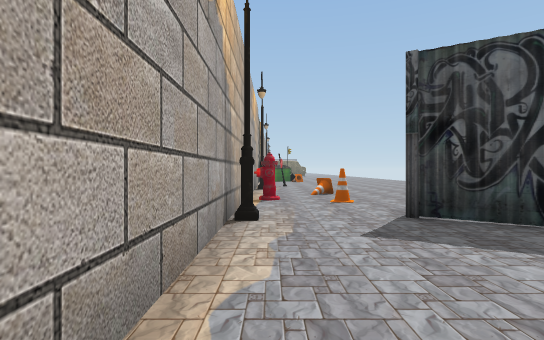
[1] (above)

16 first-person views from a walk through a 3-D level made in the Unity game engine. The camera is 1.4 m above the floor, looks level and sees 80° across. The floor is counted in squares, 2 m on a side. Each view is taken from the middle of a square. On the plan, view 1 faces up. The plan holds only what a view shows up to about 10 squares ahead; the rest is blank. The place goes on beyond the plan. The player is left out. Some surface patterns are stand-ins.

[2]
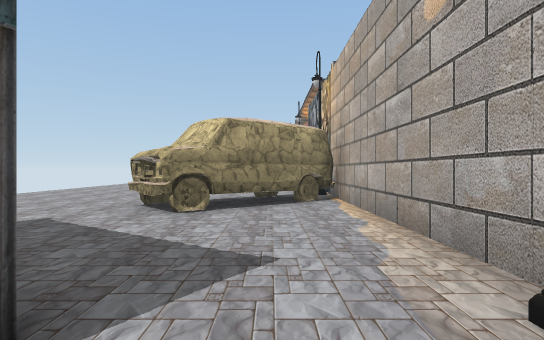

[3]
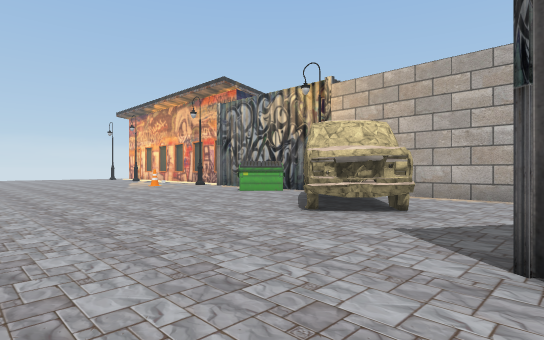

[4]
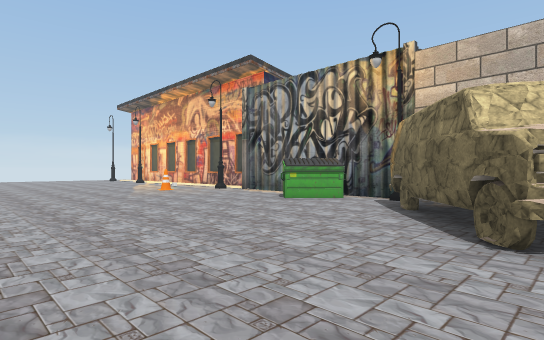

[5]
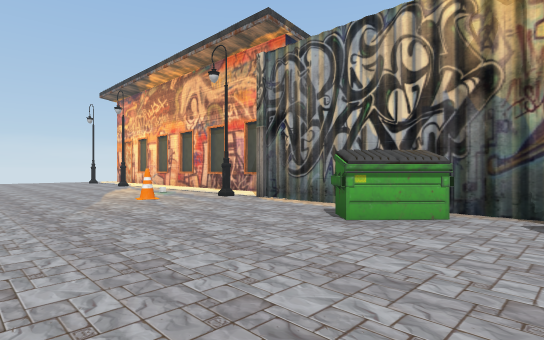

[6]
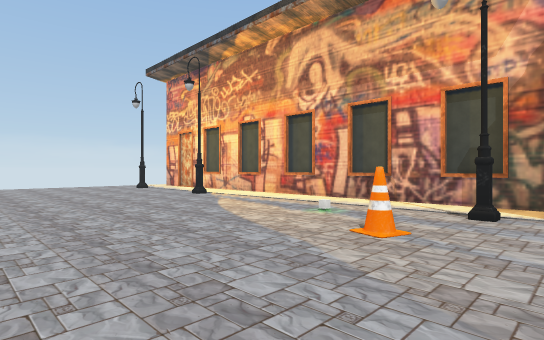

[7]
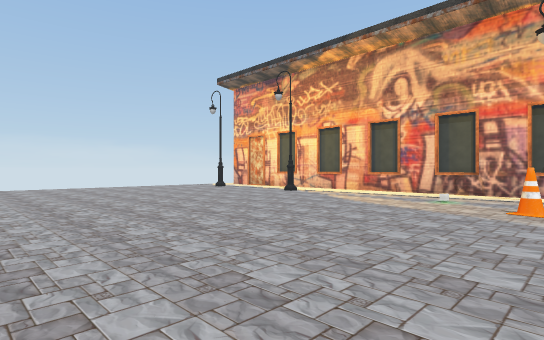

[8]
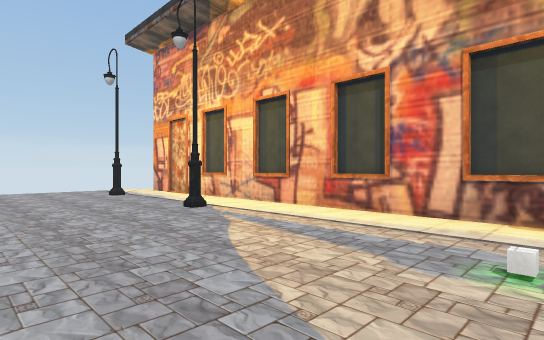

[9]
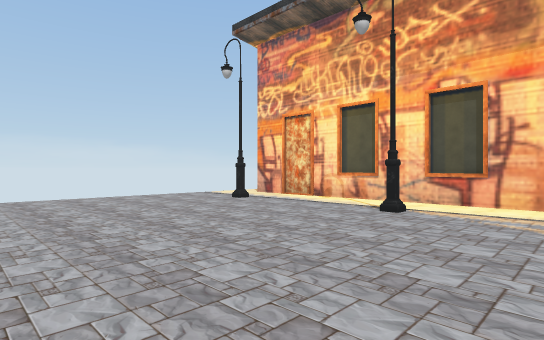

[10]
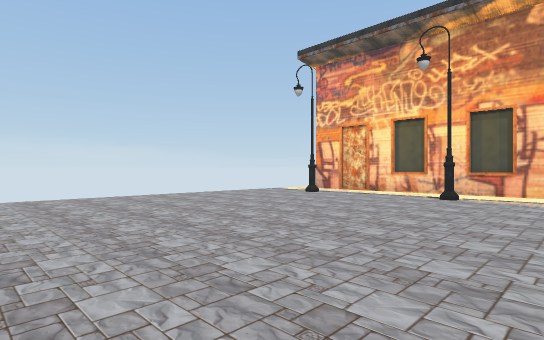

[11]
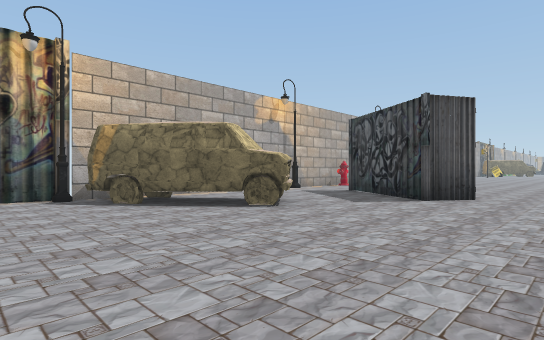

[12]
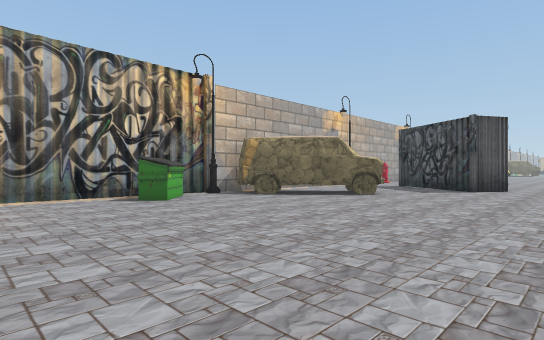

[13]
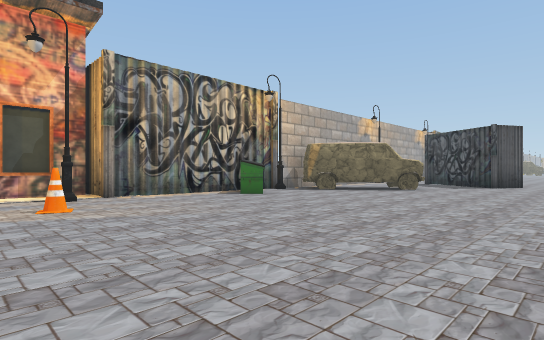

[14]
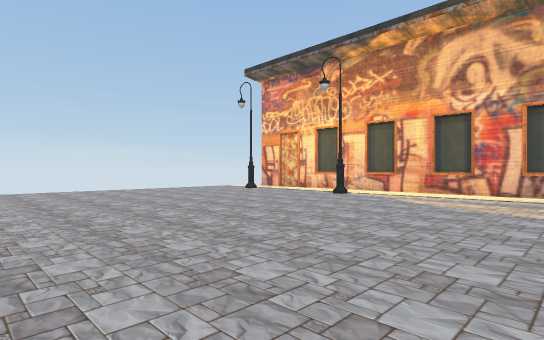

[15]
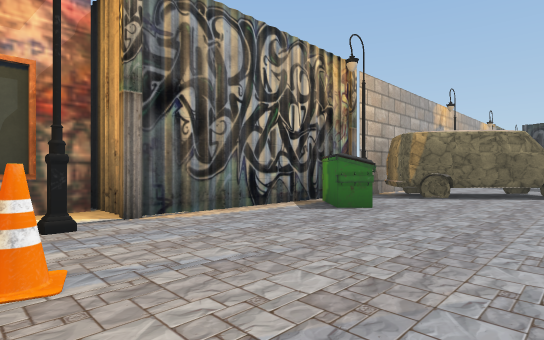

[16]
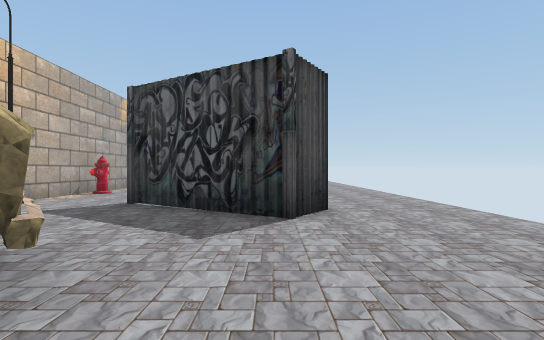

### Floor plan
Key: @ floor where view 1 was taken; # wall or solid block; . floor; C cone; T thing the floor can be seen under or through; U cube.
Columns run from 2 left of view 1 to 8 right of it. Each row starts with its distance up from view 1.
 10   .. ..
  9   ..C..
  8  ##...   ..
  7  #..C.  ...
  6  #....  ...
  5  #..##  ...
  4  #.. ## ...
  3  #....###..
  2  #.........
  1  #.........
  0  #@.TT.....
 -1  #.TTT.....
 -2  ##TT......
 -3  ##T.......
 -4  #.........
 -5  ##........
 -6  ###.......
 -7  #.........
 -8  #.........
 -9 ##.........
-10 #.#........
-11 #...C......
-12 #.U........
-13 #..........
-14 #..........
-15 #..........
-16 #..........
-17 #.#........
-18 #..........
-19 #..........
-20 #..........
-21 #.........
-22 #.#.......
-23  .........

Where each view was taken, in squares from view 1:
view 1: 0 up, 0 right, facing up
view 2: 6 up, 1 right, facing down
view 3: 3 up, 8 right, facing down-left
view 4: 0 up, 7 right, facing down-left
view 5: 3 down, 5 right, facing down-left
view 6: 9 down, 5 right, facing down-left
view 7: 10 down, 8 right, facing down-left
view 8: 12 down, 3 right, facing down-left
view 9: 15 down, 5 right, facing down-left
view 10: 15 down, 8 right, facing down-left
view 11: 5 down, 8 right, facing up-left
view 12: 9 down, 8 right, facing up-left
view 13: 12 down, 8 right, facing up-left
view 14: 12 down, 8 right, facing down-left
view 15: 11 down, 4 right, facing up-left
view 16: 2 down, 5 right, facing up
